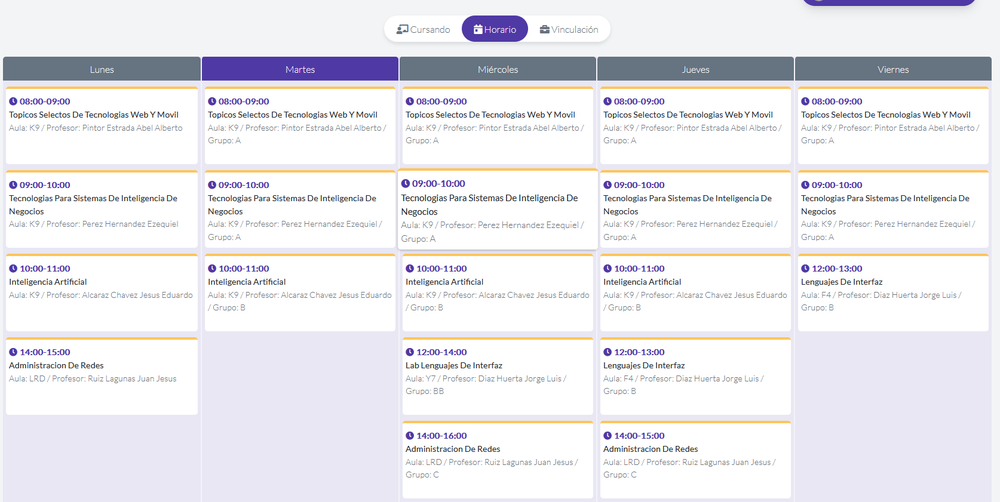
#> input picture imagen.png, 1000 x 502 px, shrunk from 1674 x 841 before the run, given in place of the camera
$ python seguimiento.py
#> lines starting #> are read from the running program, lines starting #| are printed output that depends on the picture; after the words box and inside, x2 and y2 are one past the last pixel; in counts of white or black regions, pixels touching at a corner belong together
import cv2
import numpy as np

# Iniciar la captura de video desde la cámara
cap = cv2.VideoCapture(0)
# Definir el rango de color que quieres rastrear en el espacio de color HSV (en este caso, azul)
lower_blue = np.array([100, 150, 0])
upper_blue = np.array([140, 255, 255])
img2=None
i=0
while True:
    # Capturar frame por frame
    ret, frame = cap.read()
#> frame is the input picture: shape (502, 1000, 3); mean B, G, R 237.7, 233.7, 234.7
    if not ret:
        break

    # Convertir el frame de BGR a HSV
    hsv = cv2.cvtColor(frame, cv2.COLOR_BGR2HSV)
#> hsv: shape (502, 1000, 3); mean H, S, V 56.8, 14.1, 241.5

    # Crear una máscara que detecte solo el color azul
    mask = cv2.inRange(hsv, lower_blue, upper_blue)
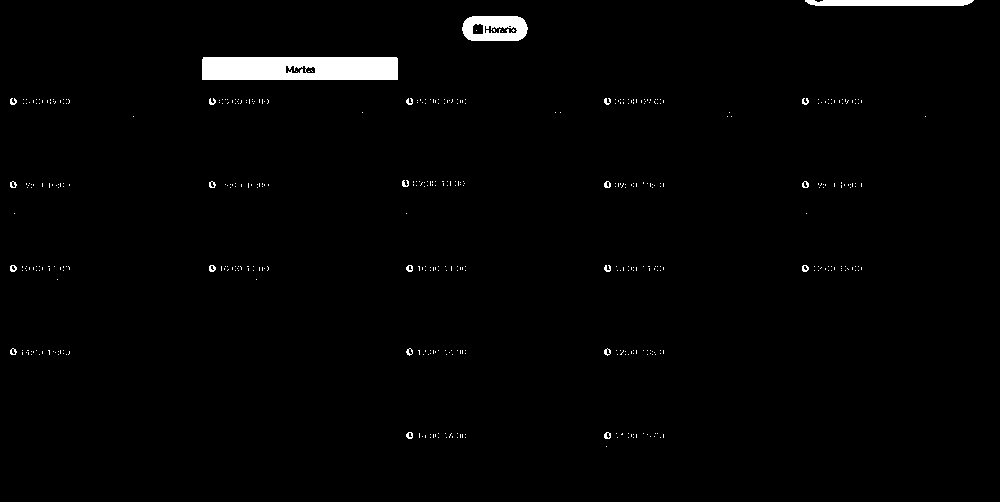
#> mask: shape (502, 1000); 1.6% white; 461 white regions (438 under 20 px), largest, box (x1, y1, x2, y2) and area: (202, 57, 398, 80) 4373, (462, 16, 528, 41) 1277, (805, 0, 974, 6) 960

    # Filtrar la máscara con operaciones morfológicas
    mask = cv2.erode(mask, None, iterations=2)
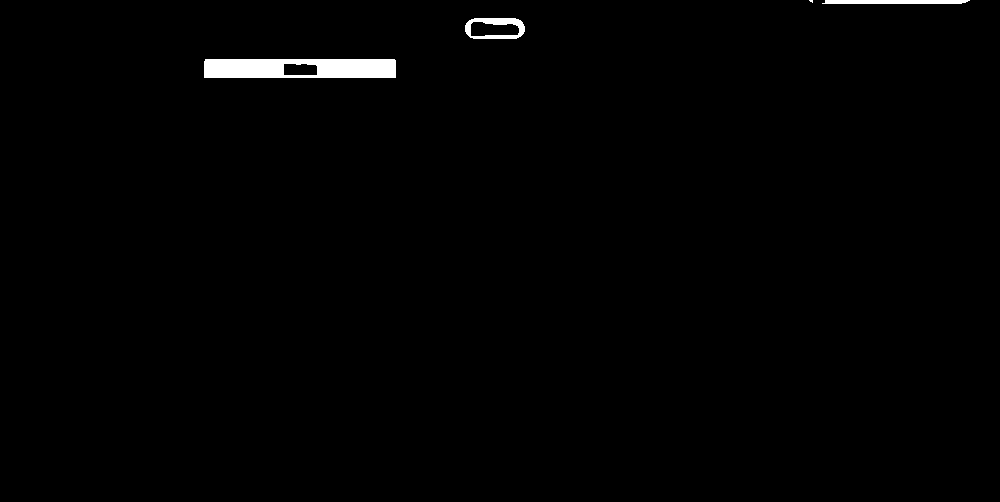
#> mask: shape (502, 1000); 0.9% white; 4 white regions (1 under 20 px), largest, box (x1, y1, x2, y2) and area: (204, 59, 396, 78) 3298, (465, 18, 525, 39) 619, (822, 0, 970, 4) 569
    mask = cv2.dilate(mask, None, iterations=2)
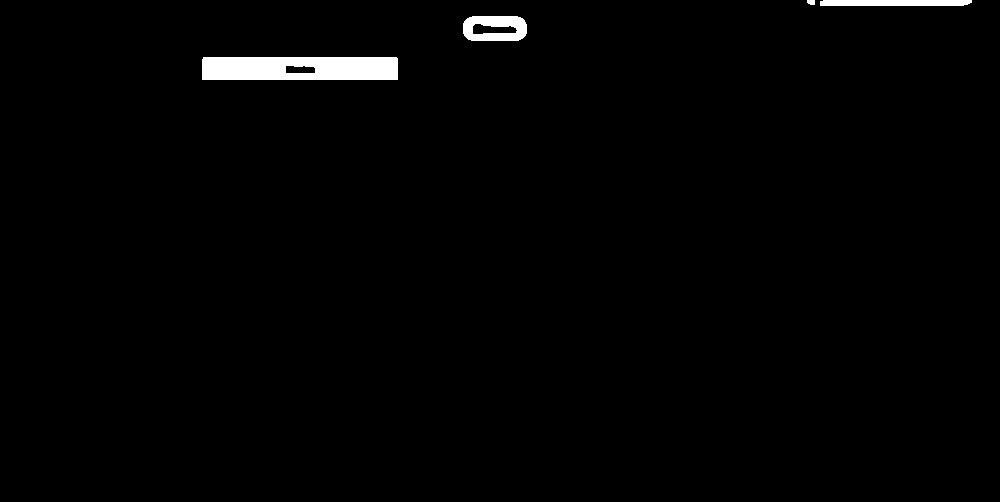
#> mask: shape (502, 1000); 1.3% white; 4 white regions

    # Encontrar contornos en la máscara
    contours, _ = cv2.findContours(mask, cv2.RETR_EXTERNAL, cv2.CHAIN_APPROX_SIMPLE)
#> contours = 4 contours; box (x1, y1, x2, y2) and area: (202, 57, 398, 80) 4288, (463, 16, 527, 41) 1421, (820, 0, 972, 6) 740, (807, 0, 815, 5) 25

    # Si se encuentra al menos un contorno, seguir el objeto
    if contours:
        # Tomar el contorno más grande
        largest_contour = max(contours, key=cv2.contourArea)
#> largest_contour = [[203, 57], [203, 58], [202, 59], [202, 79], [397, 79], [397, 58], [396, 57]]

        # Encontrar el centro del contorno usando un círculo mínimo que lo rodee
        ((x, y), radius) = cv2.minEnclosingCircle(largest_contour)
#> x = 299.5; y = 68.5; radius = 98.06

        # Dibujar el círculo y el centro en el frame original si el radio es mayor que un umbral
        if radius > 10:
            i=i+1
            #cv2.circle(frame, (int(x), int(y)), int(radius), (0, 255, 255), 2)
            #cv2.circle(frame, (int(x), int(y)), 5, (0, 255, 255), -1)
            #cv2.rectangle(frame, (int(x-radius), int(y-radius)), (int(x+radius), int(y+radius)), (0, 0, 255), 3)
            img2 = frame[int(y-radius):int(y+radius), int(x-radius):int(x+radius)]
#> img2 = empty array
            #cv2.imwrite('/home/likcos/recorte/recorte'+str(i)+'.jpg',  img2)

            cv2.imshow('img2', img2)
    # Mostrar el frame
    cv2.imshow('Frame', frame)
    #cv2.imshow('img2', img2)
    cv2.imshow('Mask', mask)

    # Salir si se presiona la tecla 'q'
    if cv2.waitKey(1) & 0xFF == ord('q'):
#> (key q is pressed here)
        break

# Liberar la captura y cerrar todas las ventanas
cap.release()
cv2.destroyAllWindows()
